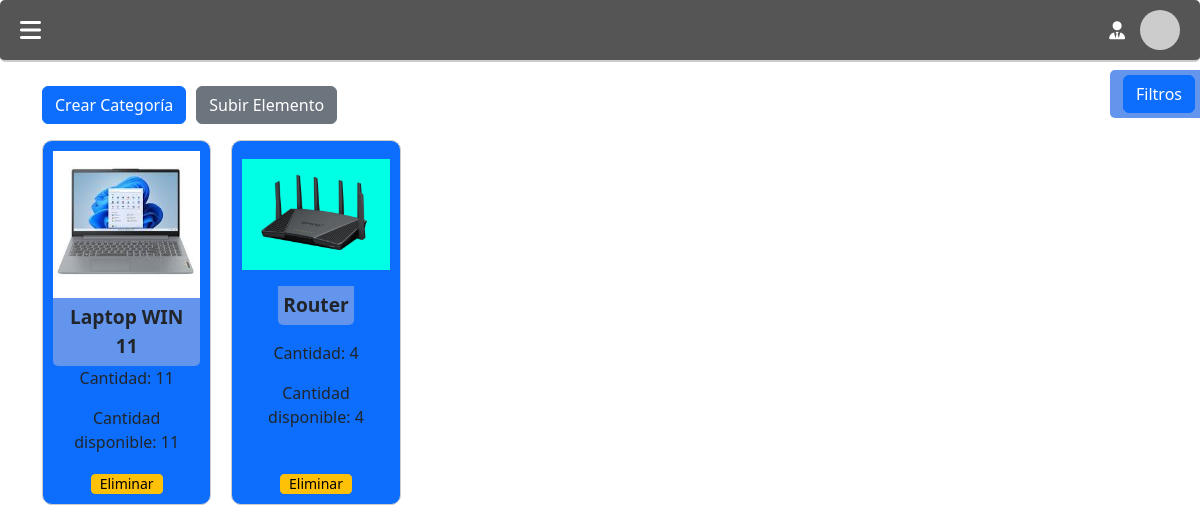
The app's page /inventario, older data.
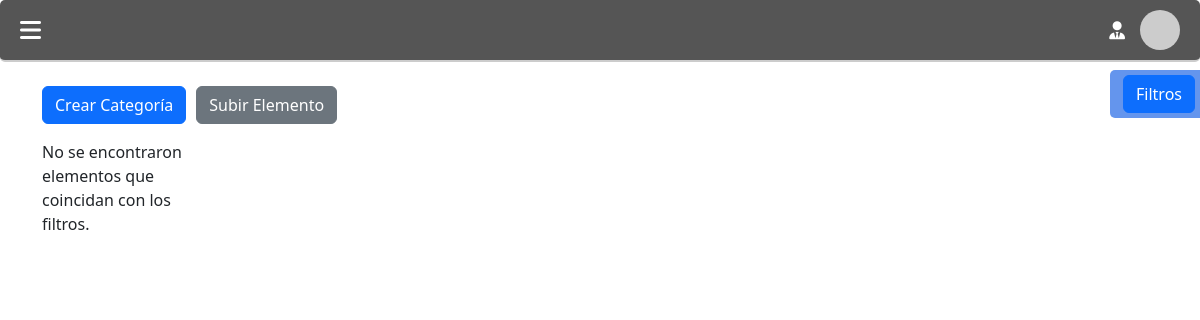
The same page, newer data.
### SGM.py (models this page shows)
class Element(db.Model):
    __tablename__ = 'elements'
    IDelement = Column(Integer, primary_key=True, autoincrement=True)
    name = Column(String(255), nullable=False)
    disp = db.Column(db.Boolean, nullable=True)
    cantotal = Column(Integer, nullable=False)
    candisp = Column(INTEGER(unsigned=True), nullable=False)
    adds = Column(String(255), nullable=True)
    img = Column(String(255), nullable=True)

### SGM.py (the view)
@app.route('/inventario')
def inventario():
    categories = Category.query.all()
    elements = Element.query.all()
    images = os.listdir(app.config['UPLOAD_FOLDER'])
    return render_template('inventario.html', categories=categories, elements=elements,images=images)

### templates/inventario.html (shortened to what this page needs)
<!DOCTYPE html>
<html lang="es">
<head>
    <link rel="stylesheet" href="{{ url_for('static', filename='topbar.css')}}">
    <link href="https://cdn.jsdelivr.net/npm/bootstrap@5.3.0-alpha1/dist/css/bootstrap.min.css" rel="stylesheet">
    <link rel="stylesheet" href="https://cdnjs.cloudflare.com/ajax/libs/font-awesome/6.0.0-beta3/css/all.min.css">
</head>
<body>
    <div class="filtro-container">
        <div class="desplegar-filtro-button">
            <button class="btn btn-primary ms-2" onclick="desplegarFiltro()">Filtros</button>
        </div>
    </div>
    <header class="topbar">
        <div class="left-section">
            <a href="/inicio">
                <i class="fa-solid fa-bars" style="color: #fff;"></i>
            </a>
        </div>
        <div class="right-section">
            <div class="user-info">
                <i class="fa-solid fa-user-tie" style="color: #fff;"></i>
                <img src="https://via.placeholder.com/40" alt="Avatar" class="user-avatar">
            </div>
        </div>
    </header>
    <div class="container mt-4">
        <div class="d-flex justify-content-between mb-3">
            <div style="display: flex; gap: 10px;">
                <button class="btn btn-primary" style="height: min-content;" data-bs-toggle="modal" data-bs-target="#createCategoryModal">Crear Categoría</button>
                <button class="btn btn-secondary" style="height: min-content;" data-bs-toggle="modal" data-bs-target="#uploadElementModal">Subir Elemento</button>
            </div>
        </div>
        <div class="inventory-grid" id="inventoryGrid">
            {% if elements %}
            {% for element in elements %}
            {% if element.disp == True %}
                <div class="inventory-item"  style="background-color: #0d6efd;;" >
            {% else %}
                <div class="inventory-item"  style="background-color: rgb(196, 196, 196);" >
            {% endif %}
                <img src="static/uploads/{{ element.img }}" alt="{{ element.name }}">
                <div class="inventory-item-name">
                    <p style="margin: 0;">{{ element.name }}</p>
                </div>
                <div>
                    <p>Cantidad: {{ element.cantotal }}</p>
                    <p>Cantidad disponible: {{ element.candisp }}</p>
                </div>
               <div style="align-self: self-end;">
                    <form action="{{ url_for('borrar_elemento', IDelement=element.IDelement) }}" method="post" style="display: inline;">
                        <input class="btn btn-warning btn-sm" style="--bs-btn-line-height: 0.7;" type="submit" value="Eliminar" onclick="return confirm('¿Estás seguro de eliminar este elemento?')">
                    </form>
                </div>
            </div>
            {% endfor %}
            {% else %}
                <p>No se encontraron elementos que coincidan con los filtros.</p>
            {% endif %}
        </div>
    </div>
</body>
</html>

Row changes from the older to the newer data that the page shows:
removed Element: img (picture), name "Laptop WIN 11", cantotal "11", candisp "11"
removed Element: img (picture), name "Router", cantotal "4", candisp "4"
Text that changed along with them:
text now shown: "No se encontraron elementos que coincidan con los filtros."
